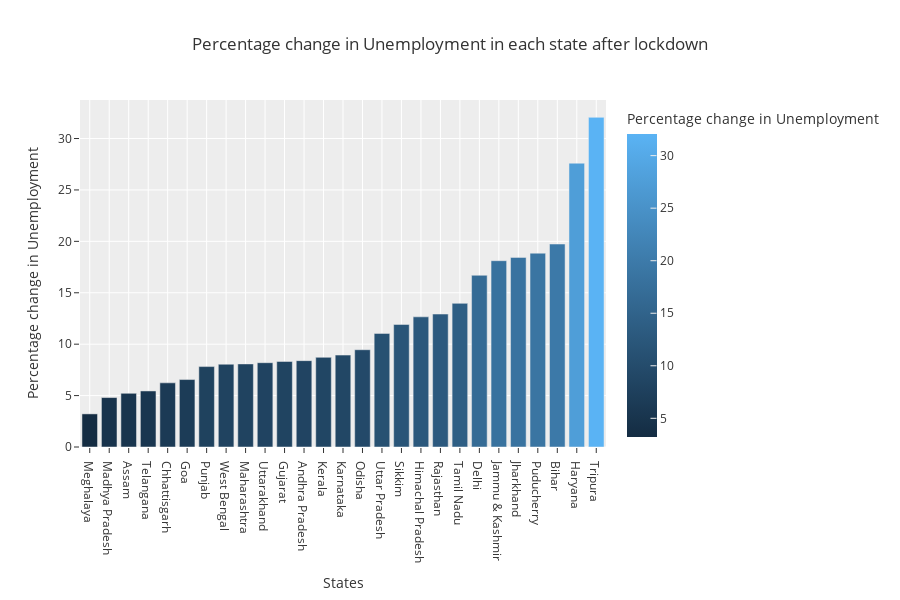

The notebook cell saved with this chart:
### Code cell
# percentage change in unemployment rate

mean_lock['Percentage change in Unemployment'] = round(mean_lock['Unemployment Rate after lockdown'] - mean_lock['Unemployment Rate before lockdown']/mean_lock['Unemployment Rate before lockdown'],2)
plot_per = mean_lock.sort_values('Percentage change in Unemployment')


# percentage change in unemployment after lockdown

fig = px.bar(plot_per, x='States',y='Percentage change in Unemployment',color='Percentage change in Unemployment',
            title='Percentage change in Unemployment in each state after lockdown',template='ggplot2',width=900,height=600)
fig.show()

### Figure 1 — Plotly figure (JSON) as saved in the notebook; plotly's stock layout.template omitted (floating-point values rounded to 4 significant figures)
{"data": [{"alignmentgroup": "True", "hovertemplate": "States=%{x}<br>Percentage change in Unemployment=%{marker.color}<extra></extra>", "legendgroup": "", "marker": {"color": [3.22, 4.81, 5.22, 5.45, 6.24, 6.56, 7.82, 8.05, 8.08, 8.2, 8.32, 8.4, 8.72, 8.94, 9.46, 11.05, 11.92, 12.66, 12.93, 13.97, 16.7, 18.12, 18.44, 18.85, 19.74, 27.6, 32.06], "coloraxis": "coloraxis", "pattern": {"shape": ""}}, "name": "", "offsetgroup": "", "orientation": "v", "showlegend": false, "textposition": "auto", "type": "bar", "x": ["Meghalaya", "Madhya Pradesh", "Assam", "Telangana", "Chhattisgarh", "Goa", "Punjab", "West Bengal", "Maharashtra", "Uttarakhand", "Gujarat", "Andhra Pradesh", "Kerala", "Karnataka", "Odisha", "Uttar Pradesh", "Sikkim", "Himachal Pradesh", "Rajasthan", "Tamil Nadu", "Delhi", "Jammu & Kashmir", "Jharkhand", "Puducherry", "Bihar", "Haryana", "Tripura"], "xaxis": "x", "y": [3.22, 4.81, 5.22, 5.45, 6.24, 6.56, 7.82, 8.05, 8.08, 8.2, 8.32, 8.4, 8.72, 8.94, 9.46, 11.05, 11.92, 12.66, 12.93, 13.97, 16.7, 18.12, 18.44, 18.85, 19.74, 27.6, 32.06], "yaxis": "y"}], "layout": {"barmode": "relative", "coloraxis": {"colorbar": {"title": {"text": "Percentage change in Unemployment"}}, "colorscale": [[0, "rgb(20,44,66)"], [1, "rgb(90,179,244)"]]}, "height": 600, "legend": {"tracegroupgap": 0}, "title": {"text": "Percentage change in Unemployment in each state after lockdown"}, "width": 900, "xaxis": {"anchor": "y", "domain": [0, 1], "title": {"text": "States"}}, "yaxis": {"anchor": "x", "domain": [0, 1], "title": {"text": "Percentage change in Unemployment"}}}}
